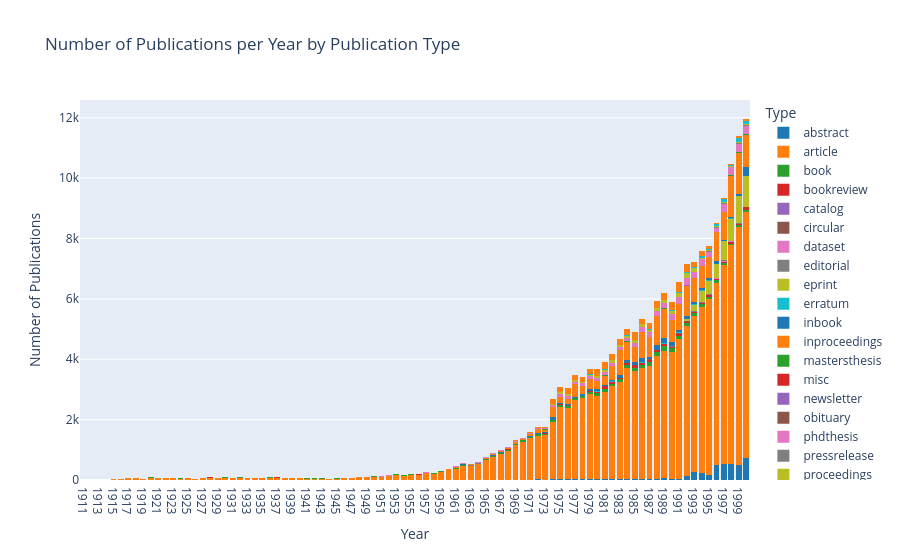

The code cell stored with this chart in its notebook:
### Markdown cell above
## Number of publications
We will start our light dataset analysis by looking at the number of publications per Year by publications type, to get a overall idea of how the data is distributed.

### Code cell
#| column: page
#| label: number of publications per year by publication type

# Group by Year and Category, and get the count
data_by_year_category = df.groupby(['Year', 'Category']).size().reset_index(name='Count')

# Pivot the table to have categories as columns
data_pivot = data_by_year_category.pivot_table(index='Year', columns='Category', values='Count', fill_value=0).reset_index()

# Step 1: Calculate the total number of publications per year
data_pivot['Total'] = data_pivot.drop(columns='Year').sum(axis=1)

# Step 2: Melt the data for easier plotting with Plotly, including the total count
data_melted = data_pivot.melt(id_vars=['Year', 'Total'], var_name='Category', value_name='Count')

# Step 3: Create the stacked bar chart with updated hover template
fig_combined = px.bar(data_melted, x='Year', y='Count', color='Category', 
                      title='Number of Publications per Year by Publication Type',
                      labels={'Count': 'Number of Publications', 'Year': 'Year', 'Type': 'Category'},
                      barmode='stack',
                      color_discrete_sequence=px.colors.qualitative.D3)

# Update the hover template to include the total number of publications and correct category
fig_combined.update_traces(hovertemplate='<b>Year: %{x}</b><br>Type: %{fullData.name}<br>Number of Publications: %{y}<br>Total Publications: %{customdata[0]}<extra></extra>',
                           customdata=data_melted[['Total']],
                          marker=dict(line=dict(color='grey', width=0)))

# Update layout for better visualization
fig_combined.update_layout(xaxis=dict(tickmode='linear', tick0=data_pivot['Year'].min(), dtick=2),
                           yaxis_title='Number of Publications',
                           xaxis_title='Year',
                           legend_title='Type')

fig_combined.show()

### Figure 1 — Plotly figure (JSON) as saved in the notebook; plotly's stock layout.template omitted (floating-point values rounded to 4 significant figures; data arrays with more than 128 entries replaced by an {"elided": "..."} marker saying what was removed)
{"data": [{"alignmentgroup": "True", "customdata": {"elided": "1980x1 int values"}, "hovertemplate": "<b>Year: %{x}</b><br>Type: %{fullData.name}<br>Number of Publications: %{y}<br>Total Publications: %{customdata[0]}<extra></extra>", "legendgroup": "abstract", "marker": {"color": "#1F77B4", "line": {"color": "grey", "width": 0}, "pattern": {"shape": ""}}, "name": "abstract", "offsetgroup": "abstract", "orientation": "v", "showlegend": true, "textposition": "auto", "type": "bar", "x": [1911, 1912, 1913, 1914, 1915, 1916, 1917, 1918, 1919, 1920, 1921, 1922, 1923, 1924, 1925, 1926, 1927, 1928, 1929, 1930, 1931, 1932, 1933, 1934, 1935, 1936, 1937, 1938, 1939, 1940, 1941, 1942, 1943, 1944, 1945, 1946, 1947, 1948, 1949, 1950, 1951, 1952, 1953, 1954, 1955, 1956, 1957, 1958, 1959, 1960, 1961, 1962, 1963, 1964, 1965, 1966, 1967, 1968, 1969, 1970, 1971, 1972, 1973, 1974, 1975, 1976, 1977, 1978, 1979, 1980, 1981, 1982, 1983, 1984, 1985, 1986, 1987, 1988, 1989, 1990, 1991, 1992, 1993, 1994, 1995, 1996, 1997, 1998, 1999, 2000], "xaxis": "x", "y": [0, 0, 0, 0, 0, 0, 0, 0, 0, 0, 0, 0, 0, 0, 0, 0, 0, 0, 0, 0, 0, 0, 0, 0, 0, 0, 0, 0, 0, 0, 0, 0, 0, 0, 0, 0, 0, 0, 0, 0, 0, 0, 0, 0, 0, 0, 0, 0, 0, 0, 0, 0, 0, 0, 0, 0, 0, 0, 5, 10, 14, 24, 14, 20, 23, 26, 21, 27, 38, 45, 27, 42, 41, 49, 41, 47, 43, 46, 58, 39, 45, 120, 266, 219, 176, 505, 538, 524, 504, 727], "yaxis": "y"}, {"alignmentgroup": "True", "customdata": {"elided": "1980x1 int values"}, "hovertemplate": "<b>Year: %{x}</b><br>Type: %{fullData.name}<br>Number of Publications: %{y}<br>Total Publications: %{customdata[0]}<extra></extra>", "legendgroup": "article", "marker": {"color": "#FF7F0E", "line": {"color": "grey", "width": 0}, "pattern": {"shape": ""}}, "name": "article", "offsetgroup": "article", "orientation": "v", "showlegend": true, "textposition": "auto", "type": "bar", "x": [1911, 1912, 1913, 1914, 1915, 1916, 1917, 1918, 1919, 1920, 1921, 1922, 1923, 1924, 1925, 1926, 1927, 1928, 1929, 1930, 1931, 1932, 1933, 1934, 1935, 1936, 1937, 1938, 1939, 1940, 1941, 1942, 1943, 1944, 1945, 1946, 1947, 1948, 1949, 1950, 1951, 1952, 1953, 1954, 1955, 1956, 1957, 1958, 1959, 1960, 1961, 1962, 1963, 1964, 1965, 1966, 1967, 1968, 1969, 1970, 1971, 1972, 1973, 1974, 1975, 1976, 1977, 1978, 1979, 1980, 1981, 1982, 1983, 1984, 1985, 1986, 1987, 1988, 1989, 1990, 1991, 1992, 1993, 1994, 1995, 1996, 1997, 1998, 1999, 2000], "xaxis": "x", "y": [1, 5, 1, 10, 26, 43, 61, 47, 37, 77, 78, 58, 65, 48, 51, 38, 42, 67, 69, 75, 63, 80, 65, 50, 64, 77, 75, 70, 63, 68, 46, 49, 43, 44, 43, 57, 73, 95, 98, 112, 101, 118, 179, 140, 172, 171, 227, 212, 268, 317, 374, 472, 458, 526, 665, 763, 852, 968, 1148, 1254, 1375, 1449, 1476, 1891, 2382, 2348, 2621, 2684, 2814, 2752, 2899, 3061, 3190, 3657, 3564, 3678, 3748, 4065, 4227, 4192, 4623, 4972, 5155, 5509, 5806, 6027, 6577, 7254, 7865, 8164], "yaxis": "y"}, {"alignmentgroup": "True", "customdata": {"elided": "1980x1 int values"}, "hovertemplate": "<b>Year: %{x}</b><br>Type: %{fullData.name}<br>Number of Publications: %{y}<br>Total Publications: %{customdata[0]}<extra></extra>", "legendgroup": "book", "marker": {"color": "#2CA02C", "line": {"color": "grey", "width": 0}, "pattern": {"shape": ""}}, "name": "book", "offsetgroup": "book", "orientation": "v", "showlegend": true, "textposition": "auto", "type": "bar", "x": [1911, 1912, 1913, 1914, 1915, 1916, 1917, 1918, 1919, 1920, 1921, 1922, 1923, 1924, 1925, 1926, 1927, 1928, 1929, 1930, 1931, 1932, 1933, 1934, 1935, 1936, 1937, 1938, 1939, 1940, 1941, 1942, 1943, 1944, 1945, 1946, 1947, 1948, 1949, 1950, 1951, 1952, 1953, 1954, 1955, 1956, 1957, 1958, 1959, 1960, 1961, 1962, 1963, 1964, 1965, 1966, 1967, 1968, 1969, 1970, 1971, 1972, 1973, 1974, 1975, 1976, 1977, 1978, 1979, 1980, 1981, 1982, 1983, 1984, 1985, 1986, 1987, 1988, 1989, 1990, 1991, 1992, 1993, 1994, 1995, 1996, 1997, 1998, 1999, 2000], "xaxis": "x", "y": [0, 0, 0, 0, 0, 2, 1, 2, 5, 7, 4, 3, 4, 2, 3, 3, 6, 14, 5, 10, 7, 6, 12, 11, 4, 9, 7, 9, 9, 5, 4, 9, 9, 4, 8, 4, 6, 10, 10, 12, 9, 14, 8, 16, 12, 11, 14, 14, 20, 18, 30, 23, 20, 18, 30, 31, 32, 36, 43, 47, 46, 48, 50, 71, 95, 80, 74, 65, 69, 98, 98, 83, 99, 101, 121, 87, 123, 133, 144, 132, 115, 113, 113, 87, 90, 80, 66, 51, 63, 61], "yaxis": "y"}, {"alignmentgroup": "True", "customdata": {"elided": "1980x1 int values"}, "hovertemplate": "<b>Year: %{x}</b><br>Type: %{fullData.name}<br>Number of Publications: %{y}<br>Total Publications: %{customdata[0]}<extra></extra>", "legendgroup": "bookreview", "marker": {"color": "#D62728", "line": {"color": "grey", "width": 0}, "pattern": {"shape": ""}}, "name": "bookreview", "offsetgroup": "bookreview", "orientation": "v", "showlegend": true, "textposition": "auto", "type": "bar", "x": [1911, 1912, 1913, 1914, 1915, 1916, 1917, 1918, 1919, 1920, 1921, 1922, 1923, 1924, 1925, 1926, 1927, 1928, 1929, 1930, 1931, 1932, 1933, 1934, 1935, 1936, 1937, 1938, 1939, 1940, 1941, 1942, 1943, 1944, 1945, 1946, 1947, 1948, 1949, 1950, 1951, 1952, 1953, 1954, 1955, 1956, 1957, 1958, 1959, 1960, 1961, 1962, 1963, 1964, 1965, 1966, 1967, 1968, 1969, 1970, 1971, 1972, 1973, 1974, 1975, 1976, 1977, 1978, 1979, 1980, 1981, 1982, 1983, 1984, 1985, 1986, 1987, 1988, 1989, 1990, 1991, 1992, 1993, 1994, 1995, 1996, 1997, 1998, 1999, 2000], "xaxis": "x", "y": [0, 0, 0, 0, 0, 0, 0, 0, 0, 0, 0, 0, 0, 0, 0, 0, 0, 3, 0, 1, 2, 2, 1, 1, 2, 0, 1, 1, 0, 0, 0, 0, 0, 0, 0, 0, 0, 0, 1, 0, 0, 2, 0, 1, 1, 1, 1, 1, 2, 1, 4, 1, 2, 0, 3, 5, 7, 9, 6, 1, 2, 8, 9, 9, 8, 11, 7, 5, 13, 32, 83, 70, 47, 62, 73, 50, 70, 69, 65, 53, 70, 45, 35, 52, 48, 43, 47, 53, 40, 78], "yaxis": "y"}, {"alignmentgroup": "True", "customdata": {"elided": "1980x1 int values"}, "hovertemplate": "<b>Year: %{x}</b><br>Type: %{fullData.name}<br>Number of Publications: %{y}<br>Total Publications: %{customdata[0]}<extra></extra>", "legendgroup": "catalog", "marker": {"color": "#9467BD", "line": {"color": "grey", "width": 0}, "pattern": {"shape": ""}}, "name": "catalog", "offsetgroup": "catalog", "orientation": "v", "showlegend": true, "textposition": "auto", "type": "bar", "x": [1911, 1912, 1913, 1914, 1915, 1916, 1917, 1918, 1919, 1920, 1921, 1922, 1923, 1924, 1925, 1926, 1927, 1928, 1929, 1930, 1931, 1932, 1933, 1934, 1935, 1936, 1937, 1938, 1939, 1940, 1941, 1942, 1943, 1944, 1945, 1946, 1947, 1948, 1949, 1950, 1951, 1952, 1953, 1954, 1955, 1956, 1957, 1958, 1959, 1960, 1961, 1962, 1963, 1964, 1965, 1966, 1967, 1968, 1969, 1970, 1971, 1972, 1973, 1974, 1975, 1976, 1977, 1978, 1979, 1980, 1981, 1982, 1983, 1984, 1985, 1986, 1987, 1988, 1989, 1990, 1991, 1992, 1993, 1994, 1995, 1996, 1997, 1998, 1999, 2000], "xaxis": "x", "y": [0, 0, 0, 0, 0, 0, 0, 0, 0, 0, 0, 0, 0, 0, 0, 0, 0, 0, 0, 0, 0, 0, 0, 0, 0, 0, 0, 0, 0, 0, 0, 0, 0, 0, 0, 0, 0, 0, 0, 0, 0, 0, 0, 0, 0, 0, 0, 0, 0, 0, 0, 0, 0, 0, 0, 0, 0, 0, 0, 0, 0, 0, 0, 0, 0, 0, 0, 0, 0, 0, 0, 0, 0, 0, 0, 0, 0, 0, 0, 0, 0, 0, 0, 0, 1, 1, 0, 0, 0, 0], "yaxis": "y"}, {"alignmentgroup": "True", "customdata": {"elided": "1980x1 int values"}, "hovertemplate": "<b>Year: %{x}</b><br>Type: %{fullData.name}<br>Number of Publications: %{y}<br>Total Publications: %{customdata[0]}<extra></extra>", "legendgroup": "circular", "marker": {"color": "#8C564B", "line": {"color": "grey", "width": 0}, "pattern": {"shape": ""}}, "name": "circular", "offsetgroup": "circular", "orientation": "v", "showlegend": true, "textposition": "auto", "type": "bar", "x": [1911, 1912, 1913, 1914, 1915, 1916, 1917, 1918, 1919, 1920, 1921, 1922, 1923, 1924, 1925, 1926, 1927, 1928, 1929, 1930, 1931, 1932, 1933, 1934, 1935, 1936, 1937, 1938, 1939, 1940, 1941, 1942, 1943, 1944, 1945, 1946, 1947, 1948, 1949, 1950, 1951, 1952, 1953, 1954, 1955, 1956, 1957, 1958, 1959, 1960, 1961, 1962, 1963, 1964, 1965, 1966, 1967, 1968, 1969, 1970, 1971, 1972, 1973, 1974, 1975, 1976, 1977, 1978, 1979, 1980, 1981, 1982, 1983, 1984, 1985, 1986, 1987, 1988, 1989, 1990, 1991, 1992, 1993, 1994, 1995, 1996, 1997, 1998, 1999, 2000], "xaxis": "x", "y": [0, 0, 0, 0, 0, 0, 0, 0, 0, 0, 0, 0, 0, 0, 0, 2, 1, 0, 0, 0, 0, 0, 0, 0, 0, 0, 0, 0, 0, 0, 0, 0, 0, 0, 0, 0, 0, 0, 0, 0, 0, 0, 0, 0, 0, 0, 0, 0, 0, 0, 0, 0, 0, 0, 0, 0, 0, 1, 1, 2, 2, 1, 3, 3, 1, 6, 0, 4, 8, 4, 5, 2, 3, 2, 12, 14, 11, 5, 9, 3, 3, 6, 3, 6, 6, 8, 7, 11, 13, 1], "yaxis": "y"}, {"alignmentgroup": "True", "customdata": {"elided": "1980x1 int values"}, "hovertemplate": "<b>Year: %{x}</b><br>Type: %{fullData.name}<br>Number of Publications: %{y}<br>Total Publications: %{customdata[0]}<extra></extra>", "legendgroup": "dataset", "marker": {"color": "#E377C2", "line": {"color": "grey", "width": 0}, "pattern": {"shape": ""}}, "name": "dataset", "offsetgroup": "dataset", "orientation": "v", "showlegend": true, "textposition": "auto", "type": "bar", "x": [1911, 1912, 1913, 1914, 1915, 1916, 1917, 1918, 1919, 1920, 1921, 1922, 1923, 1924, 1925, 1926, 1927, 1928, 1929, 1930, 1931, 1932, 1933, 1934, 1935, 1936, 1937, 1938, 1939, 1940, 1941, 1942, 1943, 1944, 1945, 1946, 1947, 1948, 1949, 1950, 1951, 1952, 1953, 1954, 1955, 1956, 1957, 1958, 1959, 1960, 1961, 1962, 1963, 1964, 1965, 1966, 1967, 1968, 1969, 1970, 1971, 1972, 1973, 1974, 1975, 1976, 1977, 1978, 1979, 1980, 1981, 1982, 1983, 1984, 1985, 1986, 1987, 1988, 1989, 1990, 1991, 1992, 1993, 1994, 1995, 1996, 1997, 1998, 1999, 2000], "xaxis": "x", "y": [0, 0, 0, 0, 0, 0, 0, 0, 0, 0, 0, 0, 0, 0, 0, 0, 0, 0, 0, 0, 0, 0, 0, 0, 0, 0, 0, 0, 0, 0, 0, 0, 0, 0, 0, 0, 0, 0, 0, 0, 0, 0, 0, 0, 0, 0, 0, 0, 0, 0, 0, 0, 0, 0, 0, 0, 0, 0, 0, 0, 0, 0, 0, 0, 0, 0, 0, 0, 0, 0, 0, 0, 0, 0, 0, 0, 0, 0, 0, 2, 0, 0, 2, 3, 7, 15, 14, 20, 4, 8], "yaxis": "y"}, {"alignmentgroup": "True", "customdata": {"elided": "1980x1 int values"}, "hovertemplate": "<b>Year: %{x}</b><br>Type: %{fullData.name}<br>Number of Publications: %{y}<br>Total Publications: %{customdata[0]}<extra></extra>", "legendgroup": "editorial", "marker": {"color": "#7F7F7F", "line": {"color": "grey", "width": 0}, "pattern": {"shape": ""}}, "name": "editorial", "offsetgroup": "editorial", "orientation": "v", "showlegend": true, "textposition": "auto", "type": "bar", "x": [1911, 1912, 1913, 1914, 1915, 1916, 1917, 1918, 1919, 1920, 1921, 1922, 1923, 1924, 1925, 1926, 1927, 1928, 1929, 1930, 1931, 1932, 1933, 1934, 1935, 1936, 1937, 1938, 1939, 1940, 1941, 1942, 1943, 1944, 1945, 1946, 1947, 1948, 1949, 1950, 1951, 1952, 1953, 1954, 1955, 1956, 1957, 1958, 1959, 1960, 1961, 1962, 1963, 1964, 1965, 1966, 1967, 1968, 1969, 1970, 1971, 1972, 1973, 1974, 1975, 1976, 1977, 1978, 1979, 1980, 1981, 1982, 1983, 1984, 1985, 1986, 1987, 1988, 1989, 1990, 1991, 1992, 1993, 1994, 1995, 1996, 1997, 1998, 1999, 2000], "xaxis": "x", "y": [0, 0, 0, 0, 0, 0, 0, 0, 0, 0, 0, 0, 0, 0, 0, 0, 0, 0, 0, 0, 0, 0, 0, 0, 0, 0, 0, 0, 0, 0, 0, 0, 0, 0, 0, 0, 0, 0, 0, 0, 0, 0, 0, 0, 1, 0, 0, 0, 0, 1, 0, 3, 1, 3, 1, 0, 0, 2, 1, 0, 1, 0, 1, 0, 0, 1, 1, 2, 1, 0, 0, 1, 0, 2, 2, 7, 5, 0, 9, 19, 1, 0, 12, 24, 20, 18, 31, 18, 16, 19], "yaxis": "y"}, {"alignmentgroup": "True", "customdata": {"elided": "1980x1 int values"}, "hovertemplate": "<b>Year: %{x}</b><br>Type: %{fullData.name}<br>Number of Publications: %{y}<br>Total Publications: %{customdata[0]}<extra></extra>", "legendgroup": "eprint", "marker": {"color": "#BCBD22", "line": {"color": "grey", "width": 0}, "pattern": {"shape": ""}}, "name": "eprint", "offsetgroup": "eprint", "orientation": "v", "showlegend": true, "textposition": "auto", "type": "bar", "x": [1911, 1912, 1913, 1914, 1915, 1916, 1917, 1918, 1919, 1920, 1921, 1922, 1923, 1924, 1925, 1926, 1927, 1928, 1929, 1930, 1931, 1932, 1933, 1934, 1935, 1936, 1937, 1938, 1939, 1940, 1941, 1942, 1943, 1944, 1945, 1946, 1947, 1948, 1949, 1950, 1951, 1952, 1953, 1954, 1955, 1956, 1957, 1958, 1959, 1960, 1961, 1962, 1963, 1964, 1965, 1966, 1967, 1968, 1969, 1970, 1971, 1972, 1973, 1974, 1975, 1976, 1977, 1978, 1979, 1980, 1981, 1982, 1983, 1984, 1985, 1986, 1987, 1988, 1989, 1990, 1991, 1992, 1993, 1994, 1995, 1996, 1997, 1998, 1999, 2000], "xaxis": "x", "y": [0, 0, 0, 0, 0, 0, 0, 0, 0, 0, 0, 0, 0, 0, 0, 0, 0, 0, 0, 0, 0, 0, 0, 0, 0, 0, 0, 0, 0, 0, 0, 0, 0, 0, 0, 0, 0, 0, 0, 0, 0, 0, 0, 0, 0, 0, 0, 0, 0, 0, 0, 0, 0, 0, 0, 0, 0, 0, 0, 0, 0, 0, 0, 0, 0, 0, 0, 0, 0, 0, 0, 0, 0, 0, 0, 0, 0, 0, 0, 0, 24, 70, 228, 365, 437, 443, 627, 727, 898, 1006], "yaxis": "y"}, {"alignmentgroup": "True", "customdata": {"elided": "1980x1 int values"}, "hovertemplate": "<b>Year: %{x}</b><br>Type: %{fullData.name}<br>Number of Publications: %{y}<br>Total Publications: %{customdata[0]}<extra></extra>", "legendgroup": "erratum", "marker": {"color": "#17BECF", "line": {"color": "grey", "width": 0}, "pattern": {"shape": ""}}, "name": "erratum", "offsetgroup": "erratum", "orientation": "v", "showlegend": true, "textposition": "auto", "type": "bar", "x": [1911, 1912, 1913, 1914, 1915, 1916, 1917, 1918, 1919, 1920, 1921, 1922, 1923, 1924, 1925, 1926, 1927, 1928, 1929, 1930, 1931, 1932, 1933, 1934, 1935, 1936, 1937, 1938, 1939, 1940, 1941, 1942, 1943, 1944, 1945, 1946, 1947, 1948, 1949, 1950, 1951, 1952, 1953, 1954, 1955, 1956, 1957, 1958, 1959, 1960, 1961, 1962, 1963, 1964, 1965, 1966, 1967, 1968, 1969, 1970, 1971, 1972, 1973, 1974, 1975, 1976, 1977, 1978, 1979, 1980, 1981, 1982, 1983, 1984, 1985, 1986, 1987, 1988, 1989, 1990, 1991, 1992, 1993, 1994, 1995, 1996, 1997, 1998, 1999, 2000], "xaxis": "x", "y": [0, 0, 0, 0, 0, 0, 1, 0, 0, 0, 0, 0, 0, 0, 0, 0, 0, 0, 0, 0, 0, 0, 0, 0, 0, 0, 0, 0, 0, 1, 0, 0, 0, 0, 0, 0, 0, 0, 0, 0, 0, 0, 0, 0, 0, 0, 0, 0, 0, 1, 1, 0, 2, 6, 2, 0, 2, 2, 1, 5, 0, 1, 5, 9, 7, 8, 6, 9, 10, 4, 7, 6, 11, 12, 8, 13, 6, 5, 12, 5, 11, 9, 11, 14, 21, 18, 9, 23, 15, 18], "yaxis": "y"}, {"alignmentgroup": "True", "customdata": {"elided": "1980x1 int values"}, "hovertemplate": "<b>Year: %{x}</b><br>Type: %{fullData.name}<br>Number of Publications: %{y}<br>Total Publications: %{customdata[0]}<extra></extra>", "legendgroup": "inbook", "marker": {"color": "#1F77B4", "line": {"color": "grey", "width": 0}, "pattern": {"shape": ""}}, "name": "inbook", "offsetgroup": "inbook", "orientation": "v", "showlegend": true, "textposition": "auto", "type": "bar", "x": [1911, 1912, 1913, 1914, 1915, 1916, 1917, 1918, 1919, 1920, 1921, 1922, 1923, 1924, 1925, 1926, 1927, 1928, 1929, 1930, 1931, 1932, 1933, 1934, 1935, 1936, 1937, 1938, 1939, 1940, 1941, 1942, 1943, 1944, 1945, 1946, 1947, 1948, 1949, 1950, 1951, 1952, 1953, 1954, 1955, 1956, 1957, 1958, 1959, 1960, 1961, 1962, 1963, 1964, 1965, 1966, 1967, 1968, 1969, 1970, 1971, 1972, 1973, 1974, 1975, 1976, 1977, 1978, 1979, 1980, 1981, 1982, 1983, 1984, 1985, 1986, 1987, 1988, 1989, 1990, 1991, 1992, 1993, 1994, 1995, 1996, 1997, 1998, 1999, 2000], "xaxis": "x", "y": [0, 0, 0, 0, 0, 0, 0, 0, 0, 0, 0, 0, 0, 0, 0, 0, 0, 0, 0, 0, 0, 0, 0, 0, 0, 0, 1, 0, 0, 0, 0, 0, 0, 0, 0, 0, 0, 0, 0, 0, 0, 6, 0, 0, 0, 0, 0, 0, 0, 1, 5, 28, 0, 0, 3, 20, 20, 7, 1, 5, 6, 19, 18, 69, 41, 51, 22, 69, 59, 70, 42, 48, 74, 103, 83, 130, 57, 135, 165, 115, 67, 110, 65, 96, 86, 105, 26, 48, 44, 279], "yaxis": "y"}, {"alignmentgroup": "True", "customdata": {"elided": "1980x1 int values"}, "hovertemplate": "<b>Year: %{x}</b><br>Type: %{fullData.name}<br>Number of Publications: %{y}<br>Total Publications: %{customdata[0]}<extra></extra>", "legendgroup": "inproceedings", "marker": {"color": "#FF7F0E", "line": {"color": "grey", "width": 0}, "pattern": {"shape": ""}}, "name": "inproceedings", "offsetgroup": "inproceedings", "orientation": "v", "showlegend": true, "textposition": "auto", "type": "bar", "x": [1911, 1912, 1913, 1914, 1915, 1916, 1917, 1918, 1919, 1920, 1921, 1922, 1923, 1924, 1925, 1926, 1927, 1928, 1929, 1930, 1931, 1932, 1933, 1934, 1935, 1936, 1937, 1938, 1939, 1940, 1941, 1942, 1943, 1944, 1945, 1946, 1947, 1948, 1949, 1950, 1951, 1952, 1953, 1954, 1955, 1956, 1957, 1958, 1959, 1960, 1961, 1962, 1963, 1964, 1965, 1966, 1967, 1968, 1969, 1970, 1971, 1972, 1973, 1974, 1975, 1976, 1977, 1978, 1979, 1980, 1981, 1982, 1983, 1984, 1985, 1986, 1987, 1988, 1989, 1990, 1991, 1992, 1993, 1994, 1995, 1996, 1997, 1998, 1999, 2000], "xaxis": "x", "y": [0, 0, 0, 0, 0, 1, 0, 4, 0, 0, 0, 4, 0, 0, 0, 0, 2, 0, 0, 0, 3, 0, 1, 0, 0, 1, 0, 0, 0, 0, 0, 0, 0, 0, 0, 3, 0, 0, 0, 0, 2, 5, 0, 2, 2, 0, 0, 1, 2, 2, 20, 5, 10, 9, 25, 39, 38, 35, 58, 22, 71, 127, 97, 330, 181, 152, 424, 259, 321, 276, 299, 456, 840, 599, 506, 884, 682, 965, 990, 725, 860, 994, 801, 713, 676, 949, 926, 1358, 1387, 1084], "yaxis": "y"}, {"alignmentgroup": "True", "customdata": {"elided": "1980x1 int values"}, "hovertemplate": "<b>Year: %{x}</b><br>Type: %{fullData.name}<br>Number of Publications: %{y}<br>Total Publications: %{customdata[0]}<extra></extra>", "legendgroup": "mastersthesis", "marker": {"color": "#2CA02C", "line": {"color": "grey", "width": 0}, "pattern": {"shape": ""}}, "name": "mastersthesis", "offsetgroup": "mastersthesis", "orientation": "v", "showlegend": true, "textposition": "auto", "type": "bar", "x": [1911, 1912, 1913, 1914, 1915, 1916, 1917, 1918, 1919, 1920, 1921, 1922, 1923, 1924, 1925, 1926, 1927, 1928, 1929, 1930, 1931, 1932, 1933, 1934, 1935, 1936, 1937, 1938, 1939, 1940, 1941, 1942, 1943, 1944, 1945, 1946, 1947, 1948, 1949, 1950, 1951, 1952, 1953, 1954, 1955, 1956, 1957, 1958, 1959, 1960, 1961, 1962, 1963, 1964, 1965, 1966, 1967, 1968, 1969, 1970, 1971, 1972, 1973, 1974, 1975, 1976, 1977, 1978, 1979, 1980, 1981, 1982, 1983, 1984, 1985, 1986, 1987, 1988, 1989, 1990, 1991, 1992, 1993, 1994, 1995, 1996, 1997, 1998, 1999, 2000], "xaxis": "x", "y": [0, 0, 0, 0, 0, 0, 0, 0, 0, 0, 0, 0, 0, 0, 0, 0, 0, 0, 0, 0, 0, 0, 0, 0, 0, 0, 0, 0, 0, 0, 0, 0, 0, 0, 0, 0, 0, 0, 0, 0, 0, 0, 0, 0, 0, 0, 0, 0, 0, 0, 0, 0, 0, 1, 0, 0, 1, 0, 0, 0, 0, 0, 1, 1, 5, 2, 4, 4, 2, 1, 3, 4, 1, 2, 2, 5, 7, 5, 8, 1, 7, 3, 13, 3, 2, 2, 2, 2, 1, 1], "yaxis": "y"}, {"alignmentgroup": "True", "customdata": {"elided": "1980x1 int values"}, "hovertemplate": "<b>Year: %{x}</b><br>Type: %{fullData.name}<br>Number of Publications: %{y}<br>Total Publications: %{customdata[0]}<extra></extra>", "legendgroup": "misc", "marker": {"color": "#D62728", "line": {"color": "grey", "width": 0}, "pattern": {"shape": ""}}, "name": "misc", "offsetgroup": "misc", "orientation": "v", "showlegend": true, "textposition": "auto", "type": "bar", "x": [1911, 1912, 1913, 1914, 1915, 1916, 1917, 1918, 1919, 1920, 1921, 1922, 1923, 1924, 1925, 1926, 1927, 1928, 1929, 1930, 1931, 1932, 1933, 1934, 1935, 1936, 1937, 1938, 1939, 1940, 1941, 1942, 1943, 1944, 1945, 1946, 1947, 1948, 1949, 1950, 1951, 1952, 1953, 1954, 1955, 1956, 1957, 1958, 1959, 1960, 1961, 1962, 1963, 1964, 1965, 1966, 1967, 1968, 1969, 1970, 1971, 1972, 1973, 1974, 1975, 1976, 1977, 1978, 1979, 1980, 1981, 1982, 1983, 1984, 1985, 1986, 1987, 1988, 1989, 1990, 1991, 1992, 1993, 1994, 1995, 1996, 1997, 1998, 1999, 2000], "xaxis": "x", "y": [0, 0, 0, 0, 0, 0, 0, 0, 0, 0, 0, 0, 0, 0, 0, 0, 0, 0, 0, 0, 0, 0, 0, 0, 0, 0, 0, 0, 0, 0, 0, 0, 0, 0, 0, 0, 0, 0, 0, 0, 0, 0, 0, 0, 0, 0, 0, 0, 0, 0, 0, 0, 0, 0, 0, 0, 2, 0, 0, 1, 0, 0, 1, 0, 0, 1, 1, 1, 0, 3, 3, 0, 0, 0, 0, 0, 1, 2, 2, 2, 1, 1, 0, 1, 1, 3, 2, 1, 3, 12], "yaxis": "y"}, {"alignmentgroup": "True", "customdata": {"elided": "1980x1 int values"}, "hovertemplate": "<b>Year: %{x}</b><br>Type: %{fullData.name}<br>Number of Publications: %{y}<br>Total Publications: %{customdata[0]}<extra></extra>", "legendgroup": "newsletter", "marker": {"color": "#9467BD", "line": {"color": "grey", "width": 0}, "pattern": {"shape": ""}}, "name": "newsletter", "offsetgroup": "newsletter", "orientation": "v", "showlegend": true, "textposition": "auto", "type": "bar", "x": [1911, 1912, 1913, 1914, 1915, 1916, 1917, 1918, 1919, 1920, 1921, 1922, 1923, 1924, 1925, 1926, 1927, 1928, 1929, 1930, 1931, 1932, 1933, 1934, 1935, 1936, 1937, 1938, 1939, 1940, 1941, 1942, 1943, 1944, 1945, 1946, 1947, 1948, 1949, 1950, 1951, 1952, 1953, 1954, 1955, 1956, 1957, 1958, 1959, 1960, 1961, 1962, 1963, 1964, 1965, 1966, 1967, 1968, 1969, 1970, 1971, 1972, 1973, 1974, 1975, 1976, 1977, 1978, 1979, 1980, 1981, 1982, 1983, 1984, 1985, 1986, 1987, 1988, 1989, 1990, 1991, 1992, 1993, 1994, 1995, 1996, 1997, 1998, 1999, 2000], "xaxis": "x", "y": [0, 0, 0, 0, 0, 0, 0, 0, 0, 0, 0, 0, 0, 0, 0, 0, 0, 0, 0, 0, 0, 0, 0, 0, 0, 0, 0, 0, 0, 0, 0, 0, 0, 0, 0, 0, 0, 0, 0, 0, 0, 0, 0, 0, 0, 0, 0, 0, 0, 0, 0, 0, 0, 0, 0, 0, 0, 0, 0, 0, 0, 0, 0, 0, 0, 0, 0, 0, 0, 0, 0, 0, 0, 1, 0, 0, 0, 3, 1, 1, 0, 2, 1, 0, 0, 0, 0, 1, 3, 1], "yaxis": "y"}, {"alignmentgroup": "True", "customdata": {"elided": "1980x1 int values"}, "hovertemplate": "<b>Year: %{x}</b><br>Type: %{fullData.name}<br>Number of Publications: %{y}<br>Total Publications: %{customdata[0]}<extra></extra>", "legendgroup": "obituary", "marker": {"color": "#8C564B", "line": {"color": "grey", "width": 0}, "pattern": {"shape": ""}}, "name": "obituary", "offsetgroup": "obituary", "orientation": "v", "showlegend": true, "textposition": "auto", "type": "bar", "x": [1911, 1912, 1913, 1914, 1915, 1916, 1917, 1918, 1919, 1920, 1921, 1922, 1923, 1924, 1925, 1926, 1927, 1928, 1929, 1930, 1931, 1932, 1933, 1934, 1935, 1936, 1937, 1938, 1939, 1940, 1941, 1942, 1943, 1944, 1945, 1946, 1947, 1948, 1949, 1950, 1951, 1952, 1953, 1954, 1955, 1956, 1957, 1958, 1959, 1960, 1961, 1962, 1963, 1964, 1965, 1966, 1967, 1968, 1969, 1970, 1971, 1972, 1973, 1974, 1975, 1976, 1977, 1978, 1979, 1980, 1981, 1982, 1983, 1984, 1985, 1986, 1987, 1988, 1989, 1990, 1991, 1992, 1993, 1994, 1995, 1996, 1997, 1998, 1999, 2000], "xaxis": "x", "y": [0, 0, 0, 0, 0, 0, 0, 0, 0, 0, 0, 0, 0, 0, 0, 0, 0, 0, 0, 0, 0, 0, 0, 0, 0, 0, 0, 0, 0, 0, 0, 0, 0, 0, 0, 0, 0, 0, 0, 0, 0, 0, 0, 0, 0, 0, 0, 0, 0, 0, 0, 0, 0, 4, 0, 0, 0, 0, 0, 0, 0, 0, 0, 0, 0, 0, 0, 0, 0, 0, 0, 0, 0, 1, 0, 1, 0, 1, 0, 0, 0, 0, 0, 0, 0, 0, 0, 0, 0, 0], "yaxis": "y"}, {"alignmentgroup": "True", "customdata": {"elided": "1980x1 int values"}, "hovertemplate": "<b>Year: %{x}</b><br>Type: %{fullData.name}<br>Number of Publications: %{y}<br>Total Publications: %{customdata[0]}<extra></extra>", "legendgroup": "phdthesis", "marker": {"color": "#E377C2", "line": {"color": "grey", "width": 0}, "pattern": {"shape": ""}}, "name": "phdthesis", "offsetgroup": "phdthesis", "orientation": "v", "showlegend": true, "textposition": "auto", "type": "bar", "x": [1911, 1912, 1913, 1914, 1915, 1916, 1917, 1918, 1919, 1920, 1921, 1922, 1923, 1924, 1925, 1926, 1927, 1928, 1929, 1930, 1931, 1932, 1933, 1934, 1935, 1936, 1937, 1938, 1939, 1940, 1941, 1942, 1943, 1944, 1945, 1946, 1947, 1948, 1949, 1950, 1951, 1952, 1953, 1954, 1955, 1956, 1957, 1958, 1959, 1960, 1961, 1962, 1963, 1964, 1965, 1966, 1967, 1968, 1969, 1970, 1971, 1972, 1973, 1974, 1975, 1976, 1977, 1978, 1979, 1980, 1981, 1982, 1983, 1984, 1985, 1986, 1987, 1988, 1989, 1990, 1991, 1992, 1993, 1994, 1995, 1996, 1997, 1998, 1999, 2000], "xaxis": "x", "y": [0, 0, 0, 0, 0, 0, 0, 0, 1, 0, 0, 1, 2, 2, 2, 3, 4, 4, 0, 0, 2, 3, 1, 0, 1, 2, 0, 2, 1, 2, 4, 1, 1, 0, 2, 2, 2, 3, 6, 8, 9, 7, 9, 9, 4, 7, 9, 6, 8, 5, 16, 23, 20, 24, 35, 25, 31, 25, 40, 42, 50, 46, 39, 81, 91, 100, 76, 85, 106, 110, 124, 99, 101, 108, 125, 138, 141, 153, 170, 220, 241, 232, 181, 225, 192, 133, 271, 267, 274, 266], "yaxis": "y"}, {"alignmentgroup": "True", "customdata": {"elided": "1980x1 int values"}, "hovertemplate": "<b>Year: %{x}</b><br>Type: %{fullData.name}<br>Number of Publications: %{y}<br>Total Publications: %{customdata[0]}<extra></extra>", "legendgroup": "pressrelease", "marker": {"color": "#7F7F7F", "line": {"color": "grey", "width": 0}, "pattern": {"shape": ""}}, "name": "pressrelease", "offsetgroup": "pressrelease", "orientation": "v", "showlegend": true, "textposition": "auto", "type": "bar", "x": [1911, 1912, 1913, 1914, 1915, 1916, 1917, 1918, 1919, 1920, 1921, 1922, 1923, 1924, 1925, 1926, 1927, 1928, 1929, 1930, 1931, 1932, 1933, 1934, 1935, 1936, 1937, 1938, 1939, 1940, 1941, 1942, 1943, 1944, 1945, 1946, 1947, 1948, 1949, 1950, 1951, 1952, 1953, 1954, 1955, 1956, 1957, 1958, 1959, 1960, 1961, 1962, 1963, 1964, 1965, 1966, 1967, 1968, 1969, 1970, 1971, 1972, 1973, 1974, 1975, 1976, 1977, 1978, 1979, 1980, 1981, 1982, 1983, 1984, 1985, 1986, 1987, 1988, 1989, 1990, 1991, 1992, 1993, 1994, 1995, 1996, 1997, 1998, 1999, 2000], "xaxis": "x", "y": [0, 0, 0, 0, 0, 0, 0, 0, 0, 0, 0, 0, 0, 0, 0, 0, 0, 0, 0, 0, 0, 0, 0, 0, 0, 0, 0, 0, 0, 0, 0, 0, 0, 0, 0, 0, 0, 0, 0, 0, 0, 0, 0, 0, 0, 0, 0, 0, 0, 0, 0, 0, 0, 0, 0, 0, 0, 0, 0, 0, 0, 0, 0, 0, 0, 0, 0, 0, 0, 0, 0, 0, 0, 0, 0, 0, 0, 0, 0, 0, 0, 0, 4, 7, 16, 15, 26, 17, 26, 38], "yaxis": "y"}, {"alignmentgroup": "True", "customdata": {"elided": "1980x1 int values"}, "hovertemplate": "<b>Year: %{x}</b><br>Type: %{fullData.name}<br>Number of Publications: %{y}<br>Total Publications: %{customdata[0]}<extra></extra>", "legendgroup": "proceedings", "marker": {"color": "#BCBD22", "line": {"color": "grey", "width": 0}, "pattern": {"shape": ""}}, "name": "proceedings", "offsetgroup": "proceedings", "orientation": "v", "showlegend": true, "textposition": "auto", "type": "bar", "x": [1911, 1912, 1913, 1914, 1915, 1916, 1917, 1918, 1919, 1920, 1921, 1922, 1923, 1924, 1925, 1926, 1927, 1928, 1929, 1930, 1931, 1932, 1933, 1934, 1935, 1936, 1937, 1938, 1939, 1940, 1941, 1942, 1943, 1944, 1945, 1946, 1947, 1948, 1949, 1950, 1951, 1952, 1953, 1954, 1955, 1956, 1957, 1958, 1959, 1960, 1961, 1962, 1963, 1964, 1965, 1966, 1967, 1968, 1969, 1970, 1971, 1972, 1973, 1974, 1975, 1976, 1977, 1978, 1979, 1980, 1981, 1982, 1983, 1984, 1985, 1986, 1987, 1988, 1989, 1990, 1991, 1992, 1993, 1994, 1995, 1996, 1997, 1998, 1999, 2000], "xaxis": "x", "y": [0, 0, 0, 0, 0, 0, 0, 0, 0, 0, 0, 0, 0, 0, 0, 0, 0, 0, 0, 0, 0, 0, 0, 0, 0, 0, 0, 0, 0, 0, 0, 0, 0, 0, 0, 0, 0, 0, 0, 0, 0, 1, 0, 0, 0, 0, 0, 0, 1, 0, 1, 0, 0, 0, 1, 2, 1, 2, 3, 1, 5, 8, 8, 46, 67, 56, 54, 44, 50, 57, 70, 87, 61, 87, 109, 102, 90, 108, 95, 96, 139, 192, 144, 43, 40, 51, 50, 42, 36, 31], "yaxis": "y"}, {"alignmentgroup": "True", "customdata": {"elided": "1980x1 int values"}, "hovertemplate": "<b>Year: %{x}</b><br>Type: %{fullData.name}<br>Number of Publications: %{y}<br>Total Publications: %{customdata[0]}<extra></extra>", "legendgroup": "proposal", "marker": {"color": "#17BECF", "line": {"color": "grey", "width": 0}, "pattern": {"shape": ""}}, "name": "proposal", "offsetgroup": "proposal", "orientation": "v", "showlegend": true, "textposition": "auto", "type": "bar", "x": [1911, 1912, 1913, 1914, 1915, 1916, 1917, 1918, 1919, 1920, 1921, 1922, 1923, 1924, 1925, 1926, 1927, 1928, 1929, 1930, 1931, 1932, 1933, 1934, 1935, 1936, 1937, 1938, 1939, 1940, 1941, 1942, 1943, 1944, 1945, 1946, 1947, 1948, 1949, 1950, 1951, 1952, 1953, 1954, 1955, 1956, 1957, 1958, 1959, 1960, 1961, 1962, 1963, 1964, 1965, 1966, 1967, 1968, 1969, 1970, 1971, 1972, 1973, 1974, 1975, 1976, 1977, 1978, 1979, 1980, 1981, 1982, 1983, 1984, 1985, 1986, 1987, 1988, 1989, 1990, 1991, 1992, 1993, 1994, 1995, 1996, 1997, 1998, 1999, 2000], "xaxis": "x", "y": [0, 0, 0, 0, 0, 0, 0, 0, 0, 0, 0, 0, 0, 0, 0, 0, 0, 0, 0, 0, 0, 0, 0, 0, 0, 0, 0, 0, 0, 0, 0, 0, 0, 0, 0, 0, 0, 0, 0, 0, 0, 0, 0, 0, 0, 0, 0, 0, 0, 0, 0, 0, 0, 0, 0, 0, 0, 0, 0, 0, 0, 0, 0, 0, 0, 0, 0, 3, 6, 8, 5, 7, 12, 7, 8, 10, 11, 16, 10, 32, 29, 24, 10, 45, 41, 49, 78, 3, 136, 106], "yaxis": "y"}, {"alignmentgroup": "True", "customdata": {"elided": "1980x1 int values"}, "hovertemplate": "<b>Year: %{x}</b><br>Type: %{fullData.name}<br>Number of Publications: %{y}<br>Total Publications: %{customdata[0]}<extra></extra>", "legendgroup": "software", "marker": {"color": "#1F77B4", "line": {"color": "grey", "width": 0}, "pattern": {"shape": ""}}, "name": "software", "offsetgroup": "software", "orientation": "v", "showlegend": true, "textposition": "auto", "type": "bar", "x": [1911, 1912, 1913, 1914, 1915, 1916, 1917, 1918, 1919, 1920, 1921, 1922, 1923, 1924, 1925, 1926, 1927, 1928, 1929, 1930, 1931, 1932, 1933, 1934, 1935, 1936, 1937, 1938, 1939, 1940, 1941, 1942, 1943, 1944, 1945, 1946, 1947, 1948, 1949, 1950, 1951, 1952, 1953, 1954, 1955, 1956, 1957, 1958, 1959, 1960, 1961, 1962, 1963, 1964, 1965, 1966, 1967, 1968, 1969, 1970, 1971, 1972, 1973, 1974, 1975, 1976, 1977, 1978, 1979, 1980, 1981, 1982, 1983, 1984, 1985, 1986, 1987, 1988, 1989, 1990, 1991, 1992, 1993, 1994, 1995, 1996, 1997, 1998, 1999, 2000], "xaxis": "x", "y": [0, 0, 0, 0, 0, 0, 0, 0, 0, 0, 0, 0, 0, 0, 0, 0, 0, 0, 0, 0, 0, 0, 0, 0, 0, 0, 0, 0, 0, 0, 0, 0, 0, 0, 0, 0, 0, 0, 0, 0, 0, 0, 0, 0, 0, 0, 0, 0, 0, 0, 0, 0, 0, 0, 0, 0, 0, 0, 0, 0, 0, 0, 0, 0, 0, 0, 0, 0, 0, 0, 0, 0, 0, 0, 0, 0, 0, 0, 0, 0, 0, 0, 0, 0, 0, 0, 0, 0, 7, 1], "yaxis": "y"}, {"alignmentgroup": "True", "customdata": {"elided": "1980x1 int values"}, "hovertemplate": "<b>Year: %{x}</b><br>Type: %{fullData.name}<br>Number of Publications: %{y}<br>Total Publications: %{customdata[0]}<extra></extra>", "legendgroup": "techreport", "marker": {"color": "#FF7F0E", "line": {"color": "grey", "width": 0}, "pattern": {"shape": ""}}, "name": "techreport", "offsetgroup": "techreport", "orientation": "v", "showlegend": true, "textposition": "auto", "type": "bar", "x": [1911, 1912, 1913, 1914, 1915, 1916, 1917, 1918, 1919, 1920, 1921, 1922, 1923, 1924, 1925, 1926, 1927, 1928, 1929, 1930, 1931, 1932, 1933, 1934, 1935, 1936, 1937, 1938, 1939, 1940, 1941, 1942, 1943, 1944, 1945, 1946, 1947, 1948, 1949, 1950, 1951, 1952, 1953, 1954, 1955, 1956, 1957, 1958, 1959, 1960, 1961, 1962, 1963, 1964, 1965, 1966, 1967, 1968, 1969, 1970, 1971, 1972, 1973, 1974, 1975, 1976, 1977, 1978, 1979, 1980, 1981, 1982, 1983, 1984, 1985, 1986, 1987, 1988, 1989, 1990, 1991, 1992, 1993, 1994, 1995, 1996, 1997, 1998, 1999, 2000], "xaxis": "x", "y": [0, 0, 0, 0, 0, 0, 0, 0, 0, 0, 0, 0, 0, 0, 0, 0, 0, 0, 0, 0, 0, 0, 0, 0, 1, 0, 0, 0, 0, 0, 0, 0, 0, 0, 0, 0, 0, 1, 1, 0, 0, 0, 0, 1, 0, 2, 3, 1, 4, 3, 6, 9, 10, 20, 13, 9, 9, 12, 8, 12, 12, 30, 30, 138, 177, 211, 162, 159, 196, 221, 229, 193, 207, 215, 263, 178, 216, 232, 241, 270, 327, 273, 184, 160, 99, 48, 45, 63, 49, 58], "yaxis": "y"}], "layout": {"barmode": "stack", "legend": {"title": {"text": "Type"}, "tracegroupgap": 0}, "title": {"text": "Number of Publications per Year by Publication Type"}, "xaxis": {"anchor": "y", "domain": [0, 1], "dtick": 2, "tick0": 1911, "tickmode": "linear", "title": {"text": "Year"}}, "yaxis": {"anchor": "x", "domain": [0, 1], "title": {"text": "Number of Publications"}}}}
